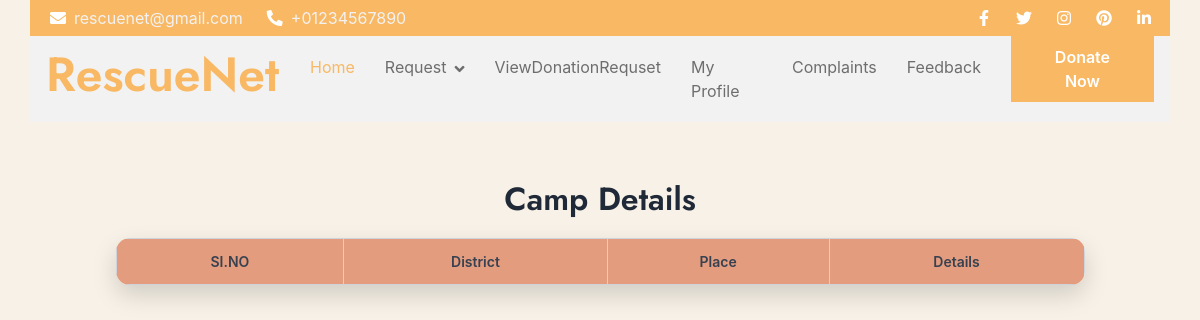
The page /User/ViewCamp/ on the database as committed earlier.
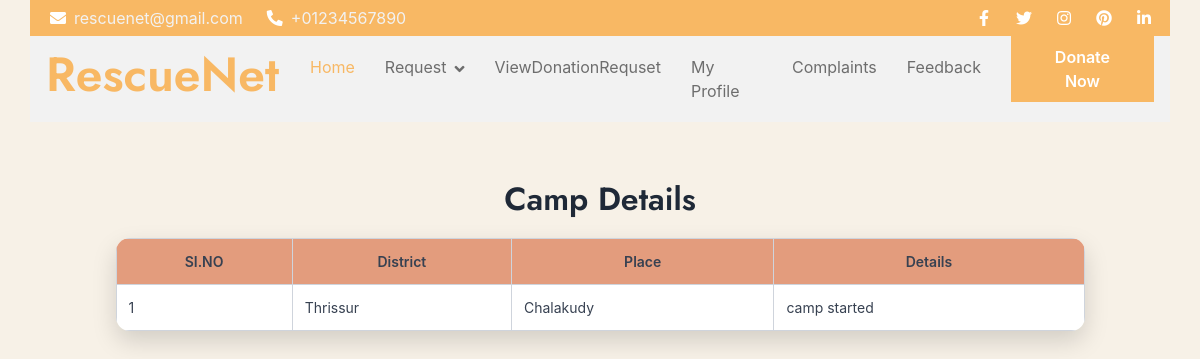
The same page on the database as committed later.
### Volunteer/models.py (models this page shows)
class tbl_camp(models.Model):
    camp_details=models.CharField(max_length=100)
    camp_date=models.DateField(auto_now_add=True)
    camp_status=models.IntegerField(default=0)
    place_id=models.ForeignKey(tbl_place,on_delete=models.CASCADE)
    volunteer_id=models.ForeignKey(tbl_volunteer,on_delete=models.CASCADE)

### Admin/models.py (models this page shows)
class tbl_place(models.Model):
    place_name = models.CharField(max_length=50)
    district = models.ForeignKey(tbl_district,on_delete=models.CASCADE)

class tbl_district(models.Model):
    district_name=models.CharField(max_length=50)

### User/views.py (the view)
# urls.py: path("ViewCamp/",views.ViewCamp,name="ViewCamp"),
def ViewCamp(request):
    campdata=tbl_camp.objects.all()
    return render(request,"User/ViewCamp.html",{'campdata':campdata})

### User/Templates/User/ViewCamp.html (shortened to what this page needs)
{% extends 'User/Header.html' %}
{% block content %}
<!DOCTYPE html>
<html lang="en">
<head>
</head>
<body>
    <form action="" method="post">
        <h2 style="text-align: center;">Camp Details</h2>
        <table>
            <tr>
                <td>SI.NO</td>
                <td>District</td>
                <td>Place</td>
                <td>Details</td>
            </tr>
            {% for i in campdata %}
            <tr>
                <td>{{ forloop.counter }}</td>
                <td>{{ i.place_id.district.district_name }}</td>
                <td>{{ i.place_id.place_name }}</td>
                <td>{{ i.camp_details }}</td>
            </tr>
            {% endfor %}
        </table>
    </form>
</body>
</html>
{% endblock %}

Rows that differ between the two databases and show on the page:
added tbl_camp: place_id.district.district_name "Thrissur", place_id.place_name "Chalakudy", camp_details "camp started"
